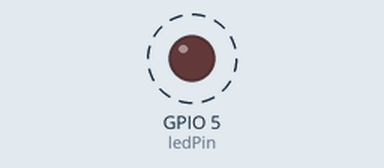
Bench run of a program on a simulated ESP32. On the bench: output pins drawn as LEDs (lit = HIGH). Dashed ring = blinking. What the program prints to the serial monitor is not drawn.

Above: at 0.5 s.
Timing chart, 0 to 4.6 s (numbered marks = the images above):
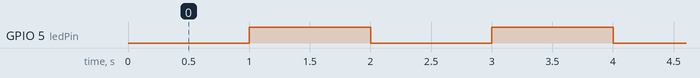

The program:

main.cpp
```cpp
#include <Arduino.h>

const int ledPin = 5; // Chân GPIO điều khiển LED (GPIO2 là mặc định trên ESP32)

bool isLED_ON = false;
ulong ledStart = 0;
void setup() {
  pinMode(ledPin, OUTPUT);
  Serial.begin(115200); // Khởi động Serial Monitor để kiểm tra
}

void Use_Blocking(){
  digitalWrite(ledPin, HIGH); // Bật đèn LED
  Serial.println("LED ON");
  delay(1000); // Chờ 1 giây

  digitalWrite(ledPin, LOW);  // Tắt đèn LED
  Serial.println("LED OFF");
  delay(1000); // Chờ 1 giây
}

bool IsReady(ulong& ulTimer, uint32_t milisecond){
  ulong t = millis();
  if(t - ulTimer < milisecond) return false;
  ulTimer = t;
  return true;
}
void Use_Non_Bloking(){
  if(!IsReady(ledStart,1000)) return;
  if(!isLED_ON){
    digitalWrite(ledPin, HIGH); // Bật đèn LED
    Serial.println("LED ON");
  }else{
    digitalWrite(ledPin, LOW);  // Tắt đèn LED
    Serial.println("LED OFF");
  }
  isLED_ON = !isLED_ON;
}
void loop(){
  // Use_Blocking();
  Use_Non_Bloking();
  ulong t = millis();
  Serial.print("Timer : ");
  Serial.println(t);
}
// void loop() {
//   digitalWrite(ledPin, HIGH); // Bật đèn LED
//   Serial.println("LED ON");
//   delay(1000); // Chờ 1 giây

//   digitalWrite(ledPin, LOW);  // Tắt đèn LED
//   Serial.println("LED OFF");
//   delay(1000); // Chờ 1 giây
// }
```

Measured:
- by itself, GPIO 5 (ledPin): alternates HIGH for 1.0 s and LOW for 1.0 s
